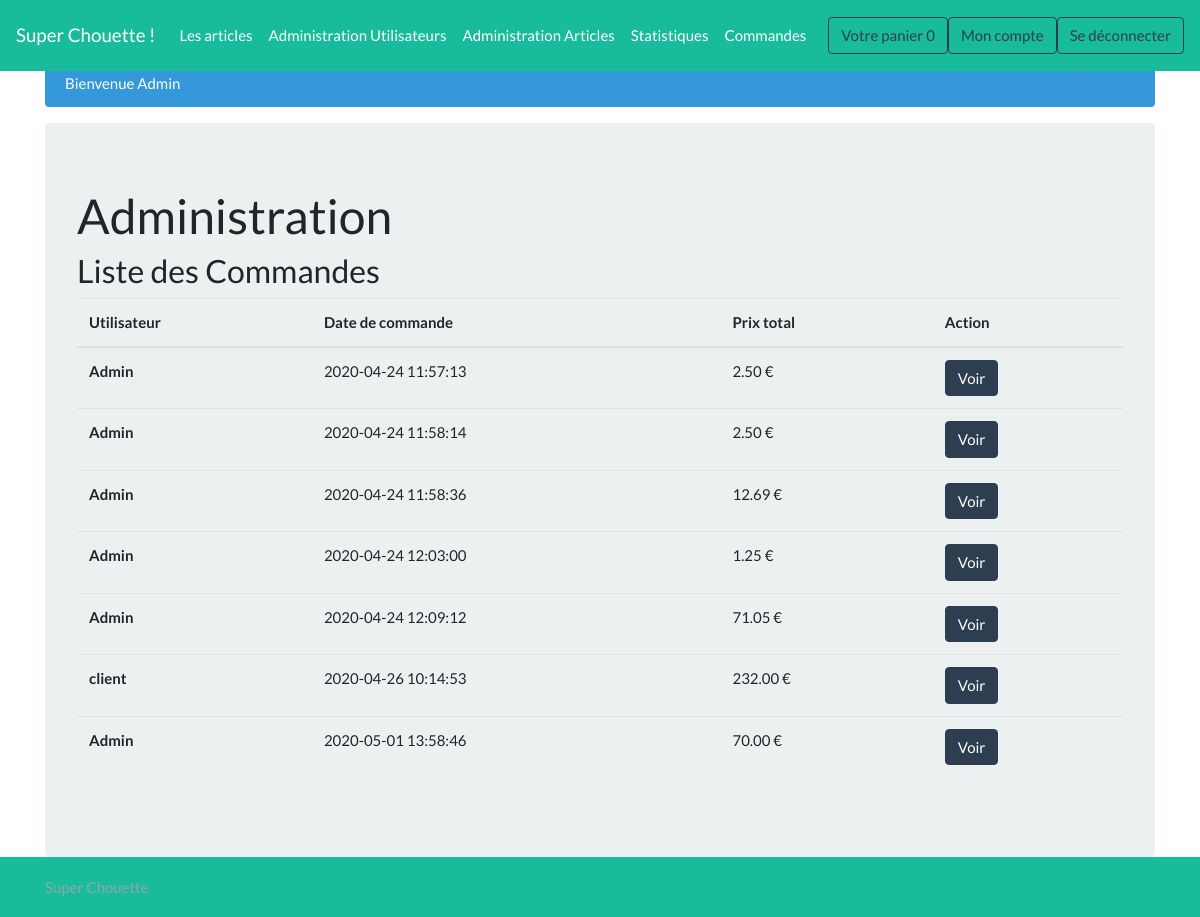
Screenshot of /admin_books (signed in) with the database file from the repository.
### tables this page shows
CREATE TABLE `utilisateur` (
  `id` int(11) NOT NULL AUTO_INCREMENT,
  `login` varchar(255) NOT NULL,
  `mdp` varchar(255) NOT NULL,
  `email` varchar(255) NOT NULL,
  `rue` varchar(255) DEFAULT NULL,
  `numero` varchar(10) DEFAULT NULL,
  `cp` varchar(20) DEFAULT NULL,
  `localite` varchar(255) DEFAULT NULL,
  `pays` varchar(255) DEFAULT NULL,
  `nom` varchar(255) DEFAULT NULL,
  `prenom` varchar(255) DEFAULT NULL,
  `roleID` int(11) NOT NULL,
  `actif` tinyint(1) DEFAULT '1',
  PRIMARY KEY (`id`),
  KEY `roleID` (`roleID`),
  CONSTRAINT `utilisateur_ibfk_1` FOREIGN KEY (`roleID`) REFERENCES `role` (`id`)
);

CREATE TABLE `commande` (
  `id` int(11) NOT NULL AUTO_INCREMENT,
  `utilisateurID` int(11) DEFAULT NULL,
  `statutID` int(11) DEFAULT NULL,
  `total` decimal(9,2) DEFAULT '0.00',
  `date` timestamp NULL DEFAULT NULL,
  PRIMARY KEY (`id`),
  KEY `utilisateurID` (`utilisateurID`),
  KEY `statutID` (`statutID`),
  CONSTRAINT `commande_ibfk_1` FOREIGN KEY (`utilisateurID`) REFERENCES `utilisateur` (`id`),
  CONSTRAINT `commande_ibfk_2` FOREIGN KEY (`statutID`) REFERENCES `statut` (`id`)
);

### models/db.php (called while the page is built)
<?php
function getDB() {
    try
    {
        $bdd = new PDO('mysql:host=localhost;dbname=superchouette;charset=utf8', ''.BDD_LOGIN.'', ''.BDD_PASS.'', array(PDO::ATTR_ERRMODE => PDO::ERRMODE_EXCEPTION));
        return $bdd;
    }
    catch (Exception $e)
    {
        die('Erreur : ' . $e->getMessage());
    }
}

### models/book.php (called while the page is built, shortened)
<?php
require_once 'models/db.php';
function getAllBooks(){
    $reponse = getDB()->query('SELECT u.id AS userID, u.login AS login, ca.id AS commandeArticleID, ca.commandeID AS commandeID, ca.prix AS prix, c.date AS commandeDate, c.utilisateurID AS userID, c.statutID AS statut, c.total AS total
    FROM utilisateur AS u
    JOIN commande AS c
    ON u.id = c.utilisateurID
    JOIN commande_article AS ca
    ON ca.commandeID = c.id
    GROUP BY commandeID');
    $allBooks = $reponse->fetchAll();
    return $allBooks;
}
?>

### views/admin_books.php (the view, shortened to what this page needs)
<h3>Liste des Commandes</h3>
<table class="table">
  <thead>
    <tr>
      <th scope="col">Utilisateur</th>
      <th scope="col">Date de commande</th>
      <th scope="col">Prix total</th>
      <th scope="col">Action</th>
    </tr>
  </thead>
  <tbody>
<?php foreach($books as $book):?>
    <tr>
      <th scope="row"><?= $book['login'] ?></th>
      <td><?= $book['commandeDate'] ?></td>
      <td><?= $book['total'] ?> €</td>
      <td>
          <a href="<?=ROOT_PATH?>admin_books/<?= $book['commandeID'] ?>" class="btn btn-primary">Voir</a>
      </td>
    </tr>
<?php endforeach ?>
  </tbody>
</table>
<?php
include('includes/template.php');
?>

### public/css/sticky-footer-navbar.css (style rules this page uses)
html { position: relative; min-height: 100%; }
body { margin-bottom: 60px; }

### rows the page displays
utilisateur: login "Admin", commande.date "2020-04-24 11:57:13", commande.total "2.50", commande.date "2020-04-24 11:58:14", commande.date "2020-04-24 11:58:36", commande.total "12.69", commande.date "2020-04-24 12:03:00", commande.total "1.25", commande.date "2020-04-24 12:09:12", commande.total "71.05", commande.date "2020-05-01 13:58:46", commande.total "70.00"
utilisateur: login "client", commande.date "2020-04-26 10:14:53", commande.total "232.00"

### other values shown
$_SESSION['articleQty'] "0"
$_SESSION['message'] "Bienvenue Admin"
$title "Administration"
